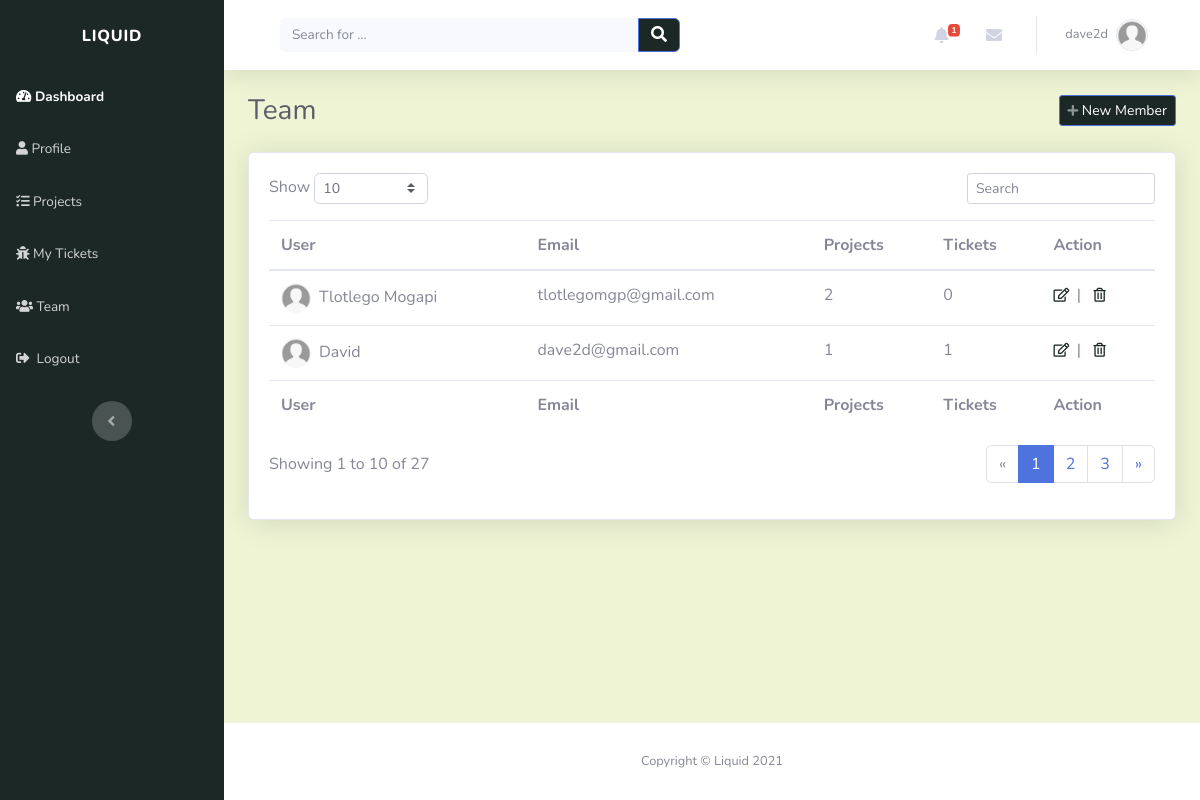
Screenshot of /teams/ (signed in) with the database file from the repository.
### account/models.py (models this page shows, shortened)
class Account(AbstractBaseUser):
    email = models.EmailField(verbose_name="email", max_length=30, unique=True)
    username = models.CharField(max_length=30, unique=True)
    date_created = models.DateTimeField(verbose_name="date created", auto_now_add=True)
    last_login = models.DateTimeField(verbose_name="last login", auto_now=True)
    is_admin = models.BooleanField(default=False)
    is_staff = models.BooleanField(default=False)
    is_active = models.BooleanField(default=True)
    is_super_user = models.BooleanField(default=False)
    USERNAME_FIELD = 'email'
    REQUIRED_FIELDS = ['username']
    objects = AccountManager()
    def __str__(self):
        return self.username

class Profile(models.Model):
    user = models.OneToOneField(settings.AUTH_USER_MODEL, on_delete=models.CASCADE, unique = True)
    profile_picture = models.ImageField(default='default.jpg', upload_to='profile_images', blank = True)
    website = models.URLField(blank= True)
    first_name = models.CharField(max_length=30, blank=True)
    last_name = models.CharField(max_length=30, blank=True)
    address = models.CharField(max_length=50, blank=True)
    city = models.CharField(max_length=50, blank=True)
    country = models.CharField(max_length=50, blank=True)
    slug = models.SlugField(unique=True, blank=True)

### teams/views.py (the view)
# urls.py: path('', views.team_view, name = "team_page"),
@login_required(login_url='login_page')
def team_view(request):
    context = {}
    user_profile = get_object_or_404(Profile, user = request.user)
    context['users'] = Profile.objects.all()
    context['profile'] = user_profile
    context['direct_messages'] = DirectMessage.objects.filter(receiver = user_profile).order_by('-created_on')[:5]
    context['alerts'] = Alert.objects.filter(user = user_profile).order_by('-created_on')[:5]
    return render(request, "teams/team.html", context)

### teams/templates/teams/team.html (shortened to what this page needs)
{% extends "index/header.html" %} {% load static %} {% block title %}Teams{% endblock %} {% block content %}
<div class="d-sm-flex justify-content-between align-items-center mb-4">
	<h3 class="text-dark mb-0">Team</h3>
	<a
		class="btn btn-primary btn-sm d-none d-sm-inline-block"
		role="button"
		href="#"
		style="background: rgb(28, 40, 38)"
		><em class="fas fa-plus fa-sm text-white-50"></em>&nbsp;New Member</a
	>
</div>
<div class="card shadow">
	<div class="card-body">
		<div class="row">
			<div class="col-md-6 text-nowrap">
				<div id="dataTable_length" class="dataTables_length" aria-controls="dataTable">
					<label
						>Show&nbsp;<select class="form-control form-control-sm custom-select custom-select-sm">
							<option value="10" selected="">10</option>
							<option value="100">100</option></select
						>&nbsp;</label
					>
				</div>
			</div>
			<div class="col-md-6">
				<div class="text-md-right dataTables_filter" id="dataTable_filter">
					<label
						><input
							type="search"
							class="form-control form-control-sm"
							aria-controls="dataTable"
							placeholder="Search"
					/></label>
				</div>
			</div>
		</div>
		<div class="table-responsive table mt-2" id="dataTable" role="grid" aria-describedby="dataTable_info">
			<table class="table my-0" id="dataTable" aria-describedby="team">
				<thead>
					{% include 'teams/snippets/table_header.html'%}
				</thead>
				<tbody>
					{% for profile in users %} {% include 'teams/snippets/user.html'%} {% endfor %}
				</tbody>
				<tfoot>
					{% include 'teams/snippets/table_header.html'%}
				</tfoot>
			</table>
		</div>
		<div class="row">
			<div class="col-md-6 align-self-center">
				<p id="dataTable_info" class="dataTables_info" role="status" aria-live="polite">
					Showing 1 to 10 of 27
				</p>
			</div>
			<div class="col-md-6">
				<nav class="d-lg-flex justify-content-lg-end dataTables_paginate paging_simple_numbers">
					<ul class="pagination">
						<li class="page-item disabled">
							<a class="page-link" href="#" aria-label="Previous"><span aria-hidden="true">«</span></a>
						</li>
						<li class="page-item active"><a class="page-link" href="#">1</a></li>
						<li class="page-item"><a class="page-link" href="#">2</a></li>
						<li class="page-item"><a class="page-link" href="#">3</a></li>
						<li class="page-item">
							<a class="page-link" href="#" aria-label="Next"><span aria-hidden="true">»</span></a>
						</li>
					</ul>
				</nav>
			</div>
		</div>
	</div>
</div>
{% endblock %}

### index/templates/index/header.html (shortened to what this page needs)
{% load static %}
<!DOCTYPE html>
<html lang="en">
	<head>
		<link rel="stylesheet" href="{% static 'index/bootstrap/css/bootstrap.min.css' %}" />
		<link rel="stylesheet" href="https://use.fontawesome.com/releases/v5.12.0/css/all.css" />
		<link
			rel="stylesheet"
			href="https://cdnjs.cloudflare.com/ajax/libs/font-awesome/4.7.0/css/font-awesome.min.css"
		/>
		<link rel="stylesheet" href="{% static 'index/fonts/fontawesome5-overrides.min.css' %}" />
	</head>
	<body id="page-top">
		<div id="wrapper">
			{% include "index/snippets/sidebar.html" %}
			<div class="d-flex flex-column" id="content-wrapper">
				<div id="content" style="background: rgb(238, 244, 212)">
					{% include "index/snippets/navbar.html" %}
					<div class="container-fluid">{% block content %} {% endblock %}</div>
				</div>
				<footer class="bg-white sticky-footer">
					<div class="container my-auto">
						<div class="text-center my-auto copyright"><span>Copyright © Liquid 2021</span></div>
					</div>
				</footer>
			</div>
		</div>
	</body>
</html>

### index/templates/index/snippets/sidebar.html (shortened to what this page needs)
<nav
	class="navbar navbar-dark align-items-start sidebar sidebar-dark accordion bg-gradient-primary p-0"
	style="background: rgb(28, 40, 38)"
>
	<div class="container-fluid d-flex flex-column p-0">
		<a class="navbar-brand d-flex sidebar-brand m-0" href="{% url 'index_page' %}">
			<div class="sidebar-brand-text mx-3"><span>Liquid</span></div>
		</a>
		<ul class="nav navbar-nav text-light" id="accordionSidebar">
			<li class="nav-item">
				<a class="nav-link active" href="{% url 'index_page' %}"
					><em class="fas fa-tachometer-alt"></em><span> Dashboard</span></a
				>
			</li>
			<li class="nav-item">
				<a class="nav-link" href="{% url 'user_profile' %}"
					><em class="fas fa-user"></em><span> Profile</span></a
				>
			</li>
			<li class="nav-item">
				<a class="nav-link" href="{% url 'projects_page' %}"
					><em class="fas fa-tasks"></em><span> Projects</span></a
				>
			</li>
			<li class="nav-item">
				<a class="nav-link" href="{% url 'tickets_page' %}"
					><em class="fas fa-bug"></em><span> My Tickets</span></a
				>
			</li>
			<li class="nav-item">
				<a class="nav-link" href="{% url 'team_page' %}"><em class="fas fa-users"></em><span> Team</span></a>
			</li>
			<li class="nav-item">
				<a class="nav-link" href="{% url 'logout' %}"
					><em class="fas fa-sign-out-alt"></em><span>&nbsp Logout</span></a
				>
			</li>
		</ul>
		<div class="text-center d-none d-md-inline">
			<button class="btn rounded-circle border-0" id="sidebarToggle" type="button"></button>
		</div>
	</div>
</nav>

### index/templates/index/snippets/navbar.html (shortened to what this page needs)
<nav
	class="navbar navbar-light navbar-expand bg-white shadow mb-4 topbar static-top"
	style="background: rgb(238, 244, 212)"
>
	<div class="container-fluid">
		<div class="container-fluid">
			<form
				method="GET"
				action="{% url 'index_page' %}"
				target="_self"
				class="form-inline d-none d-sm-inline-block mr-auto ml-md-3 my-2 my-md-0 mw-100 navbar-search"
			>
				<div class="input-group">
					<input
						class="bg-light form-control border-0 small"
						type="search"
						placeholder="Search for ..."
						value="{{query}}"
						name="q"
					/>
					<div class="input-group-append">
						<button class="btn btn-primary py-0" type="submit" style="background: rgb(28, 40, 38)">
							<em class="fas fa-search"></em>
						</button>
					</div>
				</div>
			</form>
			<ul class="nav navbar-nav flex-nowrap ml-auto">
				<li class="nav-item dropdown no-arrow mx-1">
					<div class="nav-item dropdown no-arrow">
						<a class="dropdown-toggle nav-link" data-toggle="dropdown" aria-expanded="false" href="#"
							>{% if alerts %}<span class="badge badge-danger badge-counter">{{alerts.count}}</span>
							{%endif%}<em class="fas fa-bell fa-fw"></em
						></a>
					</div>
				</li>
				<li class="nav-item dropdown no-arrow mx-1">
					<div class="nav-item dropdown no-arrow">
						<a class="dropdown-toggle nav-link" data-toggle="dropdown" aria-expanded="false" href="#"
							><em class="fas fa-envelope fa-fw"></em></a
						>
					</div>
				</li>
				<li class="nav-item dropdown no-arrow">
					<div class="nav-item dropdown no-arrow">
						<a class="dropdown-toggle nav-link" data-toggle="dropdown" aria-expanded="false" href="#"
							><span class="d-none d-lg-inline mr-2 text-gray-600 small">
								{% if profile.first_name and profile.last_name %} {{profile.first_name}}
								{{profile.last_name}} {% else %} {{user}} {%endif%}
							</span>
							<img
								class="border rounded-circle img-profile"
								src="{{profile.profile_picture.url}}"
								alt="user image"
							/>
						</a>
					</div>
				</li>
			</ul>
		</div>
	</div>
</nav>

### teams/templates/teams/snippets/table_header.html
<tr>
	<th scope="col">User</th>
	<th scope="col">Email</th>
	<th scope="col">Projects</th>
	<th scope="col">Tickets</th>
	<th scope="col">Action</th>
</tr>

### teams/templates/teams/snippets/user.html
<tr>
	<td>
		<img
			class="rounded-circle mr-2"
			width="30"
			height="30"
			src="{{profile.profile_picture.url}}"
			alt="user image"
		/>{% if profile.first_name %}{{profile.first_name}} {{profile.last_name}} {%else%} {{profile.user.username}}
		{%endif%}
	</td>
	<td>{{profile.user.email}}</td>
	<td>{{profile.projectrole_set.all.count}}</td>
	<td>{{profile.user_tickets.count}}</td>
	<td>{% include 'projects/snippets/project_action.html' %}</td>
</tr>

### projects/templates/projects/snippets/project_action.html
<a role="button" href="#" style="color: rgb(28, 40, 38)" title="Edit"><em class="far fa-edit fa-sm">&nbsp</em></a>
|&nbsp&nbsp
<a role="button" href="#" style="color: rgb(28, 40, 38)" title="Delete"
	><em class="far fa-trash-alt fa-sm">&nbsp</em></a
>

### rows the page displays
Account: username "dave2d"
Profile: profile_picture (placeholder picture), first_name "David", user.email "dave2d@gmail.com", projectrole_set.all.count "1", user_tickets.count "1"
Profile: profile_picture (placeholder picture), first_name "Tlotlego", last_name "Mogapi", user.email "tlotlegomgp@gmail.com", projectrole_set.all.count "2", user_tickets.count "0"

### other values shown
{{ alerts.count }} "1"
